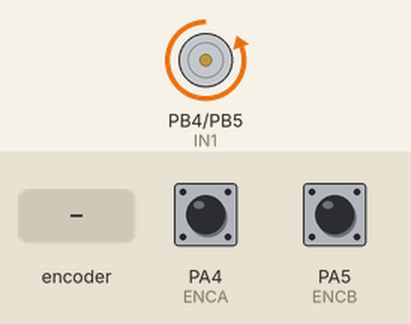
A sketch run on a simulated STM32 Blue Pill. On the bench: motor-driver pin pairs drawn as motors (green arrow = first pin HIGH = forward, orange = second pin HIGH = backward, longer = more drive, scaled by the enable pin). The inputs (shaded band) are chosen by the test bench; at power-on: PA4 (ENCA) HIGH, PA5 (ENCB) HIGH. What the sketch prints to the serial monitor is not drawn.

Above: at 1.2 s.
1.3 s: rotary encoder on PA4 (ENCA) / PA5 (ENCB) turned 1 step (first pin leading)
At 4.0 s:
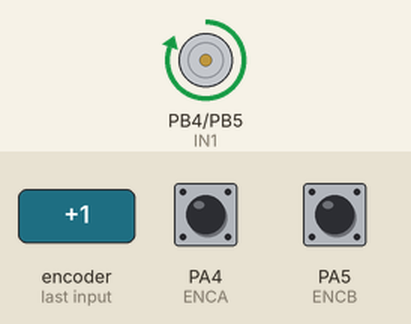
7.5 s: rotary encoder on PA4 (ENCA) / PA5 (ENCB) turned 3 steps (first pin leading)
At 9.15 s:
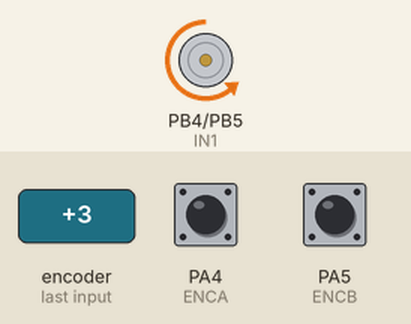
Timing chart, 0 to 17.1 s (numbered marks = the images above; inputs shaded):
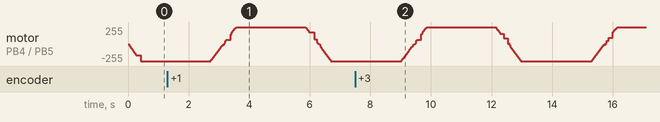

The sketch:

pid.ino
```cpp
// This alternate version of the code does not require
// atomic.h. Instead, interrupts() and noInterrupts()
// are used. Please use this code if your
// platform does not support ATOMIC_BLOCK.

#define ENCA PA4
#define ENCB PA5
#define IN2 PB5
#define IN1 PB4
#define PWM1 PB6

volatile int posi = 0; // specify posi as volatile: https://www.arduino.cc/reference/en/language/variables/variable-scope-qualifiers/volatile/
long prevT = 0;
float eprev = 0;
float eintegral = 0;

void setup() {
  Serial.begin(9600);
  pinMode(ENCA,INPUT);
  pinMode(ENCB,INPUT);
  attachInterrupt(digitalPinToInterrupt(ENCA),readEncoder,RISING);

  pinMode(PWM1,OUTPUT);
  pinMode(IN1,OUTPUT);
  pinMode(IN2,OUTPUT);

  Serial.println("target pos");
}

void loop() {

  // set target position
  //int target = 1200;
  int target = 250*sin(prevT/1e6);

  // PID constants
  float kp = 2.5;
  float kd = 0.01;
  float ki = 0.0;

  // time difference
  long currT = micros();
  float deltaT = ((float) (currT - prevT))/( 1.0e6 );
  prevT = currT;

  // Read the position
  int pos = 0;
  noInterrupts(); // disable interrupts temporarily while reading
  pos = posi;
  interrupts(); // turn interrupts back on

  // error
  int e = pos - target;

  // derivative
  float dedt = (e-eprev)/(deltaT);

  // integral
  eintegral = eintegral + e*deltaT;

  // control signal
  float u = kp*e + kd*dedt + ki*eintegral;

  // motor power
  float pwr = fabs(u);
  if( pwr > 255 ){
    pwr = 255;
  }

  // motor direction
  int dir = 1;
  if(u<0){
    dir = -1;
  }

  // signal the motor
  setMotor(dir,pwr,PWM1,IN1,IN2);


  // store previous error
  eprev = e;

  Serial.print(target);
  Serial.print(" ");
  Serial.print(pos);
  Serial.println();
}

void setMotor(int dir, int pwmVal, int pwm, int in1, int in2){
  analogWrite(pwm,pwmVal);
  if(dir == 1){
    digitalWrite(in1,HIGH);
    digitalWrite(in2,LOW);
  }
  else if(dir == -1){
    digitalWrite(in1,LOW);
    digitalWrite(in2,HIGH);
  }
  else{
    digitalWrite(in1,LOW);
    digitalWrite(in2,LOW);
  }
}

void readEncoder(){
  int b = digitalRead(ENCB);
  if(b > 0){
    posi++;
  }
  else{
    posi--;
  }
}
```
